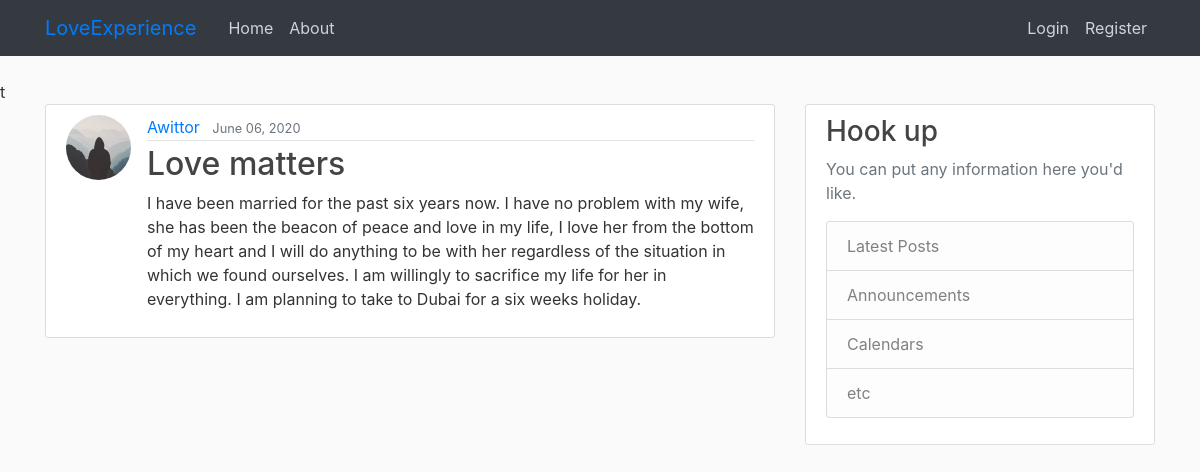
/post/21/, run on the app's committed database.
### blog/models.py (models this page shows, shortened)
class Post(models.Model):
    title = models.CharField(max_length=100)
    content = models.TextField()
    date_posted = models.DateTimeField(default=timezone.now)
    author = models.ForeignKey(User, on_delete=models.CASCADE)

### users/models.py (models this page shows, shortened)
class Profile(models.Model):
     user = models.OneToOneField(User, on_delete=models.CASCADE)
     image = models.ImageField(default='default.jpg', upload_to='profile_pics')

### blog/views.py (the view)
# urls.py: path('post/<int:pk>/', PostDetailView.as_view(), name='post-detail'),
class  PostDetailView(DetailView):
    model = Post

### blog/templates/blog/post_detail.html (shortened to what this page needs)
{% extends "blog/base.html" %}
{% block content %}
  <article class="media content-section">
    <img class="rounded-circle article-img" src="{{ object.author.profile.image.url }}">
    <div class="media-body">
      <div class="article-metadata">
        <a class="mr-2" href="{% url 'user-posts' object.author.username %}">{{ object.author }}</a>
        <small class="text-muted">{{ object.date_posted|date:"F d, Y" }}</small>
      </div>
      <h2 class="article-title">{{ object.title }}</h2>
      <p class="article-content">{{ object.content }}</p>
    </div>
  </article>
{% endblock content %}

### blog/static/blog/main.css (style rules this page uses)
body { background: #fafafa; color: #333333; margin-top: 5rem; }
h1, h2, h3, h4, h5, h6 { color: #444444; }
.content-section { background: #ffffff; padding: 10px 20px; border: 1px solid #dddddd; border-radius: 3px; margin-bottom: 20px; }
.article-title { color: #444444; }
.article-content { white-space: pre-line; }
.article-img { height: 65px; width: 65px; margin-right: 16px; }
.article-metadata { padding-bottom: 1px; margin-bottom: 4px; border-bottom: 1px solid #e3e3e3 }

### data on the page
Post: author.profile.image (placeholder picture), author "Awittor", date_posted "June 06, 2020", title "Love matters", content "I have been married for the past six years now. I have no problem with my wife, she has been the beacon of peace and love in my life, I love her from the bottom of my heart and I will do anything to be with her regardless of the situation in which we found ourselves. I am willingly to sacrifice my life for her in everything. I am planning to take to Dubai for a six weeks holiday."
